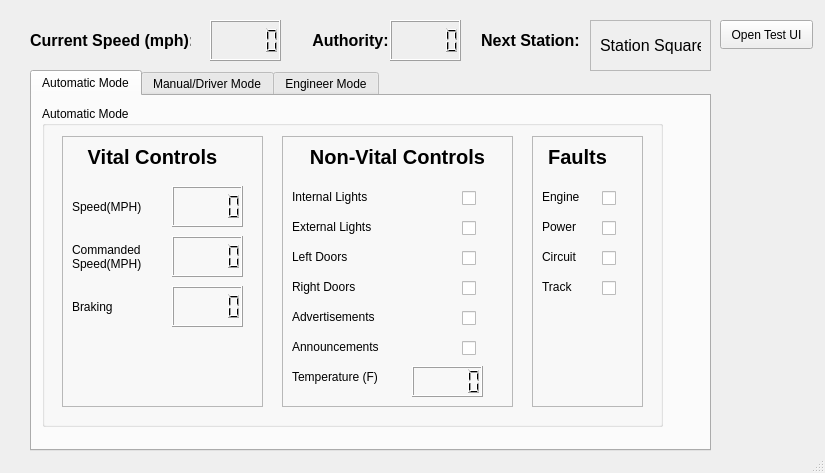
<?xml version="1.0" encoding="UTF-8"?>
<ui version="4.0">
 <class>TrainControllerSW_MainWindow</class>
 <widget class="QMainWindow" name="TrainControllerSW_MainWindow">
  <property name="geometry">
   <rect>
    <x>0</x>
    <y>0</y>
    <width>825</width>
    <height>473</height>
   </rect>
  </property>
  <property name="windowTitle">
   <string>MainWindow</string>
  </property>
  <property name="autoFillBackground">
   <bool>false</bool>
  </property>
  <widget class="QWidget" name="centralwidget">
   <widget class="QLabel" name="label_5">
    <property name="geometry">
     <rect>
      <x>480</x>
      <y>20</y>
      <width>101</width>
      <height>41</height>
     </rect>
    </property>
    <property name="font">
     <font>
      <pointsize>12</pointsize>
      <bold>true</bold>
     </font>
    </property>
    <property name="text">
     <string>Next Station:</string>
    </property>
    <property name="alignment">
     <set>Qt::AlignCenter</set>
    </property>
   </widget>
   <widget class="QLabel" name="label_6">
    <property name="geometry">
     <rect>
      <x>30</x>
      <y>20</y>
      <width>161</width>
      <height>41</height>
     </rect>
    </property>
    <property name="font">
     <font>
      <pointsize>12</pointsize>
      <bold>true</bold>
     </font>
    </property>
    <property name="text">
     <string>Current Speed (mph):</string>
    </property>
   </widget>
   <widget class="QLCDNumber" name="currentSpeed_lcdDisplay">
    <property name="geometry">
     <rect>
      <x>210</x>
      <y>20</y>
      <width>71</width>
      <height>41</height>
     </rect>
    </property>
    <property name="font">
     <font>
      <pointsize>14</pointsize>
      <bold>true</bold>
     </font>
    </property>
   </widget>
   <widget class="QFrame" name="frame">
    <property name="geometry">
     <rect>
      <x>590</x>
      <y>20</y>
      <width>121</width>
      <height>51</height>
     </rect>
    </property>
    <property name="frameShape">
     <enum>QFrame::StyledPanel</enum>
    </property>
    <property name="frameShadow">
     <enum>QFrame::Raised</enum>
    </property>
    <property name="lineWidth">
     <number>5</number>
    </property>
    <property name="midLineWidth">
     <number>5</number>
    </property>
    <widget class="QLabel" name="next_station_label">
     <property name="geometry">
      <rect>
       <x>10</x>
       <y>10</y>
       <width>101</width>
       <height>31</height>
      </rect>
     </property>
     <property name="font">
      <font>
       <pointsize>12</pointsize>
      </font>
     </property>
     <property name="autoFillBackground">
      <bool>false</bool>
     </property>
     <property name="text">
      <string>Station Square</string>
     </property>
    </widget>
   </widget>
   <widget class="QPushButton" name="pushButton">
    <property name="geometry">
     <rect>
      <x>1360</x>
      <y>20</y>
      <width>71</width>
      <height>30</height>
     </rect>
    </property>
    <property name="font">
     <font>
      <pointsize>14</pointsize>
      <bold>true</bold>
     </font>
    </property>
    <property name="text">
     <string>I/0</string>
    </property>
   </widget>
   <widget class="QTabWidget" name="TabWigets">
    <property name="geometry">
     <rect>
      <x>30</x>
      <y>70</y>
      <width>681</width>
      <height>381</height>
     </rect>
    </property>
    <property name="currentIndex">
     <number>0</number>
    </property>
    <widget class="QWidget" name="tab">
     <attribute name="title">
      <string>Automatic Mode</string>
     </attribute>
     <widget class="QGroupBox" name="ManualMode_GroupBox">
      <property name="geometry">
       <rect>
        <x>10</x>
        <y>10</y>
        <width>621</width>
        <height>321</height>
       </rect>
      </property>
      <property name="title">
       <string>Automatic Mode</string>
      </property>
      <widget class="QFrame" name="VitalControlFrame_2">
       <property name="geometry">
        <rect>
         <x>20</x>
         <y>30</y>
         <width>201</width>
         <height>271</height>
        </rect>
       </property>
       <property name="frameShape">
        <enum>QFrame::StyledPanel</enum>
       </property>
       <property name="frameShadow">
        <enum>QFrame::Raised</enum>
       </property>
       <widget class="QLabel" name="label_11">
        <property name="geometry">
         <rect>
          <x>0</x>
          <y>0</y>
          <width>181</width>
          <height>41</height>
         </rect>
        </property>
        <property name="font">
         <font>
          <pointsize>15</pointsize>
          <bold>true</bold>
         </font>
        </property>
        <property name="text">
         <string>Vital Controls</string>
        </property>
        <property name="alignment">
         <set>Qt::AlignCenter</set>
        </property>
       </widget>
       <widget class="QLCDNumber" name="Auto_SpeedDisplay">
        <property name="geometry">
         <rect>
          <x>110</x>
          <y>50</y>
          <width>71</width>
          <height>41</height>
         </rect>
        </property>
        <property name="font">
         <font>
          <pointsize>14</pointsize>
          <bold>true</bold>
         </font>
        </property>
       </widget>
       <widget class="QLabel" name="label_13">
        <property name="geometry">
         <rect>
          <x>10</x>
          <y>50</y>
          <width>91</width>
          <height>41</height>
         </rect>
        </property>
        <property name="font">
         <font>
          <bold>false</bold>
         </font>
        </property>
        <property name="text">
         <string>Speed(MPH)</string>
        </property>
       </widget>
       <widget class="QLabel" name="label_14">
        <property name="geometry">
         <rect>
          <x>10</x>
          <y>150</y>
          <width>91</width>
          <height>41</height>
         </rect>
        </property>
        <property name="font">
         <font>
          <bold>false</bold>
         </font>
        </property>
        <property name="text">
         <string>Braking</string>
        </property>
       </widget>
       <widget class="QLCDNumber" name="Auto_CommandedSpeedDisplay">
        <property name="geometry">
         <rect>
          <x>110</x>
          <y>100</y>
          <width>71</width>
          <height>41</height>
         </rect>
        </property>
        <property name="font">
         <font>
          <pointsize>14</pointsize>
          <bold>true</bold>
         </font>
        </property>
       </widget>
       <widget class="QLCDNumber" name="Auto_BrakingDisplay">
        <property name="geometry">
         <rect>
          <x>110</x>
          <y>150</y>
          <width>71</width>
          <height>41</height>
         </rect>
        </property>
        <property name="font">
         <font>
          <pointsize>14</pointsize>
          <bold>true</bold>
         </font>
        </property>
       </widget>
      </widget>
      <widget class="QFrame" name="faultsframe">
       <property name="geometry">
        <rect>
         <x>490</x>
         <y>30</y>
         <width>111</width>
         <height>271</height>
        </rect>
       </property>
       <property name="frameShape">
        <enum>QFrame::StyledPanel</enum>
       </property>
       <property name="frameShadow">
        <enum>QFrame::Raised</enum>
       </property>
       <widget class="QLabel" name="label_7">
        <property name="geometry">
         <rect>
          <x>-10</x>
          <y>0</y>
          <width>111</width>
          <height>41</height>
         </rect>
        </property>
        <property name="font">
         <font>
          <pointsize>15</pointsize>
          <bold>true</bold>
         </font>
        </property>
        <property name="text">
         <string>Faults</string>
        </property>
        <property name="alignment">
         <set>Qt::AlignCenter</set>
        </property>
       </widget>
       <widget class="QLabel" name="label_27">
        <property name="geometry">
         <rect>
          <x>10</x>
          <y>40</y>
          <width>61</width>
          <height>41</height>
         </rect>
        </property>
        <property name="font">
         <font>
          <bold>false</bold>
         </font>
        </property>
        <property name="text">
         <string>Engine</string>
        </property>
       </widget>
       <widget class="QLabel" name="label_29">
        <property name="geometry">
         <rect>
          <x>10</x>
          <y>70</y>
          <width>51</width>
          <height>41</height>
         </rect>
        </property>
        <property name="font">
         <font>
          <bold>false</bold>
         </font>
        </property>
        <property name="text">
         <string>Power</string>
        </property>
       </widget>
       <widget class="QCheckBox" name="EngineFault_DisplayBox">
        <property name="geometry">
         <rect>
          <x>70</x>
          <y>50</y>
          <width>31</width>
          <height>24</height>
         </rect>
        </property>
        <property name="text">
         <string/>
        </property>
       </widget>
       <widget class="QCheckBox" name="PowerFault_DisplayBox">
        <property name="geometry">
         <rect>
          <x>70</x>
          <y>80</y>
          <width>31</width>
          <height>24</height>
         </rect>
        </property>
        <property name="text">
         <string/>
        </property>
       </widget>
       <widget class="QCheckBox" name="CircuitFault_DisplayBox">
        <property name="geometry">
         <rect>
          <x>70</x>
          <y>110</y>
          <width>21</width>
          <height>24</height>
         </rect>
        </property>
        <property name="text">
         <string/>
        </property>
       </widget>
       <widget class="QCheckBox" name="TrackFault_DisplayBox">
        <property name="geometry">
         <rect>
          <x>70</x>
          <y>140</y>
          <width>31</width>
          <height>24</height>
         </rect>
        </property>
        <property name="text">
         <string/>
        </property>
       </widget>
       <widget class="QLabel" name="label_28">
        <property name="geometry">
         <rect>
          <x>10</x>
          <y>130</y>
          <width>61</width>
          <height>41</height>
         </rect>
        </property>
        <property name="font">
         <font>
          <bold>false</bold>
         </font>
        </property>
        <property name="text">
         <string>Track</string>
        </property>
       </widget>
       <widget class="QLabel" name="label_30">
        <property name="geometry">
         <rect>
          <x>10</x>
          <y>100</y>
          <width>51</width>
          <height>41</height>
         </rect>
        </property>
        <property name="font">
         <font>
          <bold>false</bold>
         </font>
        </property>
        <property name="text">
         <string>Circuit</string>
        </property>
       </widget>
      </widget>
      <widget class="QLabel" name="label_15">
       <property name="geometry">
        <rect>
         <x>30</x>
         <y>130</y>
         <width>101</width>
         <height>41</height>
        </rect>
       </property>
       <property name="font">
        <font>
         <bold>false</bold>
        </font>
       </property>
       <property name="text">
        <string>Commanded Speed(MPH)</string>
       </property>
       <property name="wordWrap">
        <bool>true</bool>
       </property>
      </widget>
      <widget class="QFrame" name="VitalControlFrame">
       <property name="geometry">
        <rect>
         <x>240</x>
         <y>30</y>
         <width>231</width>
         <height>271</height>
        </rect>
       </property>
       <property name="frameShape">
        <enum>QFrame::StyledPanel</enum>
       </property>
       <property name="frameShadow">
        <enum>QFrame::Raised</enum>
       </property>
       <widget class="QLabel" name="label_16">
        <property name="geometry">
         <rect>
          <x>-10</x>
          <y>0</y>
          <width>251</width>
          <height>41</height>
         </rect>
        </property>
        <property name="font">
         <font>
          <pointsize>15</pointsize>
          <bold>true</bold>
         </font>
        </property>
        <property name="text">
         <string>Non-Vital Controls</string>
        </property>
        <property name="alignment">
         <set>Qt::AlignCenter</set>
        </property>
       </widget>
       <widget class="QLabel" name="label_18">
        <property name="geometry">
         <rect>
          <x>10</x>
          <y>70</y>
          <width>101</width>
          <height>41</height>
         </rect>
        </property>
        <property name="font">
         <font>
          <bold>false</bold>
         </font>
        </property>
        <property name="text">
         <string>External Lights</string>
        </property>
       </widget>
       <widget class="QLCDNumber" name="Temperature_DisplayBox">
        <property name="geometry">
         <rect>
          <x>130</x>
          <y>230</y>
          <width>71</width>
          <height>31</height>
         </rect>
        </property>
        <property name="font">
         <font>
          <pointsize>14</pointsize>
          <bold>true</bold>
         </font>
        </property>
       </widget>
       <widget class="QLabel" name="label_20">
        <property name="geometry">
         <rect>
          <x>10</x>
          <y>100</y>
          <width>101</width>
          <height>41</height>
         </rect>
        </property>
        <property name="font">
         <font>
          <bold>false</bold>
         </font>
        </property>
        <property name="text">
         <string>Left Doors</string>
        </property>
       </widget>
       <widget class="QCheckBox" name="InternalLights_DisplayBox">
        <property name="geometry">
         <rect>
          <x>180</x>
          <y>50</y>
          <width>31</width>
          <height>24</height>
         </rect>
        </property>
        <property name="text">
         <string/>
        </property>
       </widget>
       <widget class="QCheckBox" name="InternalLights_DisplayCheck_3">
        <property name="geometry">
         <rect>
          <x>320</x>
          <y>70</y>
          <width>31</width>
          <height>24</height>
         </rect>
        </property>
        <property name="text">
         <string/>
        </property>
       </widget>
       <widget class="QLabel" name="label_19">
        <property name="geometry">
         <rect>
          <x>10</x>
          <y>40</y>
          <width>101</width>
          <height>41</height>
         </rect>
        </property>
        <property name="font">
         <font>
          <bold>false</bold>
         </font>
        </property>
        <property name="text">
         <string>Internal Lights</string>
        </property>
       </widget>
       <widget class="QLabel" name="label_21">
        <property name="geometry">
         <rect>
          <x>10</x>
          <y>130</y>
          <width>101</width>
          <height>41</height>
         </rect>
        </property>
        <property name="font">
         <font>
          <bold>false</bold>
         </font>
        </property>
        <property name="text">
         <string>Right Doors</string>
        </property>
       </widget>
       <widget class="QCheckBox" name="ExternalLights_DisplayBox">
        <property name="geometry">
         <rect>
          <x>180</x>
          <y>80</y>
          <width>31</width>
          <height>24</height>
         </rect>
        </property>
        <property name="text">
         <string/>
        </property>
       </widget>
       <widget class="QCheckBox" name="LeftDoors_DisplayBox">
        <property name="geometry">
         <rect>
          <x>180</x>
          <y>110</y>
          <width>31</width>
          <height>24</height>
         </rect>
        </property>
        <property name="text">
         <string/>
        </property>
       </widget>
       <widget class="QCheckBox" name="RightDoors_DisplayBox">
        <property name="geometry">
         <rect>
          <x>180</x>
          <y>140</y>
          <width>31</width>
          <height>24</height>
         </rect>
        </property>
        <property name="text">
         <string/>
        </property>
       </widget>
       <widget class="QCheckBox" name="Advertisements_DisplayBox">
        <property name="geometry">
         <rect>
          <x>180</x>
          <y>170</y>
          <width>31</width>
          <height>24</height>
         </rect>
        </property>
        <property name="text">
         <string/>
        </property>
       </widget>
       <widget class="QCheckBox" name="Announcements_DisplayBox">
        <property name="geometry">
         <rect>
          <x>180</x>
          <y>200</y>
          <width>31</width>
          <height>24</height>
         </rect>
        </property>
        <property name="text">
         <string/>
        </property>
       </widget>
       <widget class="QLabel" name="label_22">
        <property name="geometry">
         <rect>
          <x>10</x>
          <y>160</y>
          <width>111</width>
          <height>41</height>
         </rect>
        </property>
        <property name="font">
         <font>
          <bold>false</bold>
         </font>
        </property>
        <property name="text">
         <string>Advertisements</string>
        </property>
       </widget>
       <widget class="QLabel" name="label_24">
        <property name="geometry">
         <rect>
          <x>10</x>
          <y>190</y>
          <width>111</width>
          <height>41</height>
         </rect>
        </property>
        <property name="font">
         <font>
          <bold>false</bold>
         </font>
        </property>
        <property name="text">
         <string>Announcements</string>
        </property>
       </widget>
       <widget class="QLabel" name="label_23">
        <property name="geometry">
         <rect>
          <x>10</x>
          <y>220</y>
          <width>111</width>
          <height>41</height>
         </rect>
        </property>
        <property name="font">
         <font>
          <bold>false</bold>
         </font>
        </property>
        <property name="text">
         <string>Temperature (F)</string>
        </property>
       </widget>
      </widget>
     </widget>
    </widget>
    <widget class="QWidget" name="tab_2">
     <attribute name="title">
      <string>Manual/Driver Mode</string>
     </attribute>
     <widget class="QGroupBox" name="Manual_Frame">
      <property name="geometry">
       <rect>
        <x>10</x>
        <y>10</y>
        <width>651</width>
        <height>261</height>
       </rect>
      </property>
      <property name="title">
       <string>Manual Mode</string>
      </property>
      <widget class="QCheckBox" name="Manual_Advertisements_CheckBox">
       <property name="geometry">
        <rect>
         <x>370</x>
         <y>150</y>
         <width>81</width>
         <height>23</height>
        </rect>
       </property>
       <property name="text">
        <string>On/Off</string>
       </property>
      </widget>
      <widget class="QLabel" name="label_10">
       <property name="geometry">
        <rect>
         <x>150</x>
         <y>100</y>
         <width>91</width>
         <height>41</height>
        </rect>
       </property>
       <property name="font">
        <font>
         <bold>true</bold>
        </font>
       </property>
       <property name="text">
        <string>Braking</string>
       </property>
      </widget>
      <widget class="QSlider" name="speed_Slider">
       <property name="geometry">
        <rect>
         <x>20</x>
         <y>80</y>
         <width>121</width>
         <height>22</height>
        </rect>
       </property>
       <property name="orientation">
        <enum>Qt::Horizontal</enum>
       </property>
      </widget>
      <widget class="QLabel" name="label_3">
       <property name="geometry">
        <rect>
         <x>240</x>
         <y>110</y>
         <width>67</width>
         <height>17</height>
        </rect>
       </property>
       <property name="font">
        <font>
         <bold>true</bold>
        </font>
       </property>
       <property name="text">
        <string>Lights</string>
       </property>
       <property name="alignment">
        <set>Qt::AlignCenter</set>
       </property>
      </widget>
      <widget class="QCheckBox" name="Manual_Annoucements_CheckBox">
       <property name="geometry">
        <rect>
         <x>250</x>
         <y>70</y>
         <width>81</width>
         <height>23</height>
        </rect>
       </property>
       <property name="text">
        <string>On/Off</string>
       </property>
      </widget>
      <widget class="QDoubleSpinBox" name="Manual_temperature_box">
       <property name="geometry">
        <rect>
         <x>370</x>
         <y>70</y>
         <width>91</width>
         <height>32</height>
        </rect>
       </property>
       <property name="minimum">
        <double>50.000000000000000</double>
       </property>
       <property name="maximum">
        <double>90.000000000000000</double>
       </property>
       <property name="value">
        <double>72.000000000000000</double>
       </property>
      </widget>
      <widget class="QSlider" name="braking_Slider">
       <property name="geometry">
        <rect>
         <x>20</x>
         <y>150</y>
         <width>121</width>
         <height>22</height>
        </rect>
       </property>
       <property name="orientation">
        <enum>Qt::Horizontal</enum>
       </property>
      </widget>
      <widget class="QLCDNumber" name="Manual_Braking_lcdDisplay">
       <property name="geometry">
        <rect>
         <x>150</x>
         <y>140</y>
         <width>71</width>
         <height>41</height>
        </rect>
       </property>
       <property name="font">
        <font>
         <pointsize>14</pointsize>
         <bold>true</bold>
        </font>
       </property>
      </widget>
      <widget class="QLCDNumber" name="Manual_Speed_lcdDisplay">
       <property name="geometry">
        <rect>
         <x>150</x>
         <y>60</y>
         <width>71</width>
         <height>41</height>
        </rect>
       </property>
       <property name="font">
        <font>
         <pointsize>14</pointsize>
         <bold>true</bold>
        </font>
       </property>
      </widget>
      <widget class="Line" name="line_2">
       <property name="geometry">
        <rect>
         <x>480</x>
         <y>30</y>
         <width>20</width>
         <height>201</height>
        </rect>
       </property>
       <property name="orientation">
        <enum>Qt::Vertical</enum>
       </property>
      </widget>
      <widget class="Line" name="line">
       <property name="geometry">
        <rect>
         <x>230</x>
         <y>30</y>
         <width>20</width>
         <height>211</height>
        </rect>
       </property>
       <property name="orientation">
        <enum>Qt::Vertical</enum>
       </property>
      </widget>
      <widget class="QComboBox" name="Manual_lights_ComboBox">
       <property name="geometry">
        <rect>
         <x>250</x>
         <y>140</y>
         <width>91</width>
         <height>26</height>
        </rect>
       </property>
       <item>
        <property name="text">
         <string>Off</string>
        </property>
       </item>
       <item>
        <property name="text">
         <string>Internal</string>
        </property>
       </item>
       <item>
        <property name="text">
         <string>External</string>
        </property>
       </item>
       <item>
        <property name="text">
         <string>Both</string>
        </property>
       </item>
      </widget>
      <widget class="QPushButton" name="ManuLebrake_button">
       <property name="geometry">
        <rect>
         <x>510</x>
         <y>80</y>
         <width>131</width>
         <height>101</height>
        </rect>
       </property>
       <property name="font">
        <font>
         <bold>true</bold>
        </font>
       </property>
       <property name="autoFillBackground">
        <bool>false</bool>
       </property>
       <property name="text">
        <string>Emergency Brake</string>
       </property>
      </widget>
      <widget class="QComboBox" name="Manual_doors_ComboBox">
       <property name="geometry">
        <rect>
         <x>250</x>
         <y>210</y>
         <width>91</width>
         <height>26</height>
        </rect>
       </property>
       <item>
        <property name="text">
         <string>Closed</string>
        </property>
       </item>
       <item>
        <property name="text">
         <string>Left</string>
        </property>
       </item>
       <item>
        <property name="text">
         <string>Right</string>
        </property>
       </item>
       <item>
        <property name="text">
         <string>Both</string>
        </property>
       </item>
      </widget>
      <widget class="QLabel" name="label_4">
       <property name="geometry">
        <rect>
         <x>240</x>
         <y>180</y>
         <width>67</width>
         <height>17</height>
        </rect>
       </property>
       <property name="font">
        <font>
         <bold>true</bold>
        </font>
       </property>
       <property name="text">
        <string>Doors</string>
       </property>
       <property name="alignment">
        <set>Qt::AlignCenter</set>
       </property>
      </widget>
      <widget class="QLabel" name="label_8">
       <property name="geometry">
        <rect>
         <x>250</x>
         <y>40</y>
         <width>121</width>
         <height>20</height>
        </rect>
       </property>
       <property name="font">
        <font>
         <bold>true</bold>
        </font>
       </property>
       <property name="text">
        <string>Announcements</string>
       </property>
       <property name="alignment">
        <set>Qt::AlignCenter</set>
       </property>
      </widget>
      <widget class="QLabel" name="label_2">
       <property name="geometry">
        <rect>
         <x>150</x>
         <y>20</y>
         <width>91</width>
         <height>41</height>
        </rect>
       </property>
       <property name="font">
        <font>
         <bold>true</bold>
        </font>
       </property>
       <property name="text">
        <string>Speed(MPH)</string>
       </property>
      </widget>
      <widget class="QLabel" name="label_12">
       <property name="geometry">
        <rect>
         <x>370</x>
         <y>120</y>
         <width>121</width>
         <height>20</height>
        </rect>
       </property>
       <property name="font">
        <font>
         <bold>true</bold>
        </font>
       </property>
       <property name="text">
        <string>Advertisements</string>
       </property>
       <property name="alignment">
        <set>Qt::AlignCenter</set>
       </property>
      </widget>
      <widget class="QLabel" name="label_9">
       <property name="geometry">
        <rect>
         <x>370</x>
         <y>40</y>
         <width>111</width>
         <height>22</height>
        </rect>
       </property>
       <property name="font">
        <font>
         <bold>true</bold>
         <kerning>false</kerning>
        </font>
       </property>
       <property name="text">
        <string>Temperature(F)</string>
       </property>
       <property name="alignment">
        <set>Qt::AlignCenter</set>
       </property>
      </widget>
     </widget>
    </widget>
    <widget class="QWidget" name="tab_3">
     <attribute name="title">
      <string>Engineer Mode</string>
     </attribute>
     <widget class="QGroupBox" name="EngineerMode_Frame">
      <property name="geometry">
       <rect>
        <x>10</x>
        <y>10</y>
        <width>371</width>
        <height>80</height>
       </rect>
      </property>
      <property name="title">
       <string>Engineer Mode</string>
      </property>
      <widget class="QLabel" name="label_31">
       <property name="geometry">
        <rect>
         <x>200</x>
         <y>40</y>
         <width>63</width>
         <height>20</height>
        </rect>
       </property>
       <property name="text">
        <string>Set Ki:</string>
       </property>
      </widget>
      <widget class="QDoubleSpinBox" name="setKp_Box">
       <property name="geometry">
        <rect>
         <x>90</x>
         <y>30</y>
         <width>91</width>
         <height>32</height>
        </rect>
       </property>
       <property name="minimum">
        <double>50.000000000000000</double>
       </property>
       <property name="maximum">
        <double>90.000000000000000</double>
       </property>
       <property name="value">
        <double>72.000000000000000</double>
       </property>
      </widget>
      <widget class="QLabel" name="label">
       <property name="geometry">
        <rect>
         <x>30</x>
         <y>40</y>
         <width>63</width>
         <height>20</height>
        </rect>
       </property>
       <property name="text">
        <string>Set Kp:</string>
       </property>
      </widget>
      <widget class="QDoubleSpinBox" name="setKi_Box">
       <property name="geometry">
        <rect>
         <x>250</x>
         <y>30</y>
         <width>91</width>
         <height>32</height>
        </rect>
       </property>
       <property name="minimum">
        <double>50.000000000000000</double>
       </property>
       <property name="maximum">
        <double>90.000000000000000</double>
       </property>
       <property name="value">
        <double>72.000000000000000</double>
       </property>
      </widget>
     </widget>
    </widget>
   </widget>
   <widget class="QPushButton" name="OpenTestUI">
    <property name="geometry">
     <rect>
      <x>720</x>
      <y>20</y>
      <width>93</width>
      <height>29</height>
     </rect>
    </property>
    <property name="text">
     <string>Open Test UI</string>
    </property>
   </widget>
   <widget class="QLabel" name="label_17">
    <property name="geometry">
     <rect>
      <x>310</x>
      <y>20</y>
      <width>81</width>
      <height>41</height>
     </rect>
    </property>
    <property name="font">
     <font>
      <pointsize>12</pointsize>
      <bold>true</bold>
     </font>
    </property>
    <property name="text">
     <string>Authority:</string>
    </property>
    <property name="alignment">
     <set>Qt::AlignCenter</set>
    </property>
   </widget>
   <widget class="QLCDNumber" name="Authority_lcdDisplay">
    <property name="geometry">
     <rect>
      <x>390</x>
      <y>20</y>
      <width>71</width>
      <height>41</height>
     </rect>
    </property>
    <property name="font">
     <font>
      <pointsize>14</pointsize>
      <bold>true</bold>
     </font>
    </property>
   </widget>
  </widget>
  <widget class="QStatusBar" name="statusbar"/>
 </widget>
 <resources/>
 <connections>
  <connection>
   <sender>speed_Slider</sender>
   <signal>valueChanged(int)</signal>
   <receiver>Manual_Speed_lcdDisplay</receiver>
   <slot>display(int)</slot>
   <hints>
    <hint type="sourcelabel">
     <x>132</x>
     <y>188</y>
    </hint>
    <hint type="destinationlabel">
     <x>220</x>
     <y>185</y>
    </hint>
   </hints>
  </connection>
  <connection>
   <sender>Manual_temperature_box</sender>
   <signal>valueChanged(double)</signal>
   <receiver>Manual_temperature_box</receiver>
   <slot>setValue(double)</slot>
   <hints>
    <hint type="sourcelabel">
     <x>442</x>
     <y>182</y>
    </hint>
    <hint type="destinationlabel">
     <x>442</x>
     <y>175</y>
    </hint>
   </hints>
  </connection>
  <connection>
   <sender>braking_Slider</sender>
   <signal>valueChanged(int)</signal>
   <receiver>Manual_Braking_lcdDisplay</receiver>
   <slot>display(int)</slot>
   <hints>
    <hint type="sourcelabel">
     <x>109</x>
     <y>250</y>
    </hint>
    <hint type="destinationlabel">
     <x>210</x>
     <y>236</y>
    </hint>
   </hints>
  </connection>
 </connections>
</ui>
